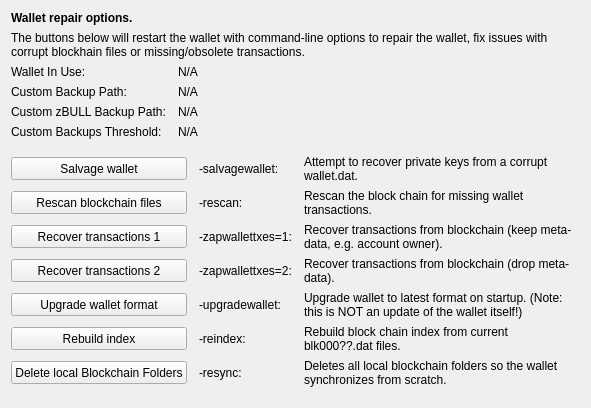
     <widget class="QWidget" name="tab_repair">
      <attribute name="title">
       <string>&amp;Wallet Repair</string>
      </attribute>
      <layout class="QGridLayout" name="gridLayout_4" columnstretch="0,0,0,0">
       <property name="horizontalSpacing">
        <number>12</number>
       </property>
       <item row="0" column="0" colspan="4">
        <widget class="QLabel" name="label_repair_header">
         <property name="font">
          <font>
           <weight>75</weight>
           <bold>true</bold>
          </font>
         </property>
         <property name="text">
          <string>Wallet repair options.</string>
         </property>
        </widget>
       </item>
       <item row="1" column="0" colspan="4">
        <widget class="QLabel" name="label_repair_helptext">
         <property name="font">
          <font>
           <weight>50</weight>
           <bold>false</bold>
          </font>
         </property>
         <property name="text">
          <string>The buttons below will restart the wallet with command-line options to repair the wallet, fix issues with corrupt blockhain files or missing/obsolete transactions.</string>
         </property>
         <property name="wordWrap">
          <bool>true</bool>
         </property>
        </widget>
       </item>
       <item row="2" column="0">
        <widget class="QLabel" name="wallet_path_label">
         <property name="text">
          <string>Wallet In Use:</string>
         </property>
        </widget>
       </item>
       <item row="2" column="1" colspan="3">
        <widget class="QLabel" name="wallet_path">
         <property name="cursor">
          <cursorShape>IBeamCursor</cursorShape>
         </property>
         <property name="text">
          <string>N/A</string>
         </property>
         <property name="textFormat">
          <enum>Qt::PlainText</enum>
         </property>
         <property name="textInteractionFlags">
          <set>Qt::LinksAccessibleByMouse|Qt::TextSelectableByKeyboard|Qt::TextSelectableByMouse</set>
         </property>
        </widget>
       </item>
       <item row="3" column="0">
        <widget class="QLabel" name="wallet_custombackuppath_label">
         <property name="visible">
          <bool>false</bool>
         </property>
         <property name="text">
          <string>Custom Backup Path:</string>
         </property>
        </widget>
       </item>
       <item row="3" column="1" colspan="3">
        <widget class="QLabel" name="wallet_custombackuppath">
         <property name="cursor">
          <cursorShape>IBeamCursor</cursorShape>
         </property>
         <property name="visible">
          <bool>false</bool>
         </property>
         <property name="text">
          <string>N/A</string>
         </property>
         <property name="textFormat">
          <enum>Qt::PlainText</enum>
         </property>
         <property name="textInteractionFlags">
          <set>Qt::LinksAccessibleByMouse|Qt::TextSelectableByKeyboard|Qt::TextSelectableByMouse</set>
         </property>
        </widget>
       </item>
       <item row="4" column="0">
        <widget class="QLabel" name="wallet_customzbullbackuppath_label">
         <property name="visible">
          <bool>false</bool>
         </property>
         <property name="text">
          <string>Custom zBULL Backup Path:</string>
         </property>
        </widget>
       </item>
       <item row="4" column="1" colspan="3">
        <widget class="QLabel" name="wallet_customzbullbackuppath">
         <property name="cursor">
          <cursorShape>IBeamCursor</cursorShape>
         </property>
         <property name="visible">
          <bool>false</bool>
         </property>
         <property name="text">
          <string>N/A</string>
         </property>
         <property name="textFormat">
          <enum>Qt::PlainText</enum>
         </property>
         <property name="textInteractionFlags">
          <set>Qt::LinksAccessibleByMouse|Qt::TextSelectableByKeyboard|Qt::TextSelectableByMouse</set>
         </property>
        </widget>
       </item>
       <item row="5" column="0">
        <widget class="QLabel" name="wallet_custombackupthreshold_label">
         <property name="visible">
          <bool>false</bool>
         </property>
         <property name="text">
          <string>Custom Backups Threshold:</string>
         </property>
        </widget>
       </item>
       <item row="5" column="1" colspan="3">
        <widget class="QLabel" name="wallet_custombackupthreshold">
         <property name="cursor">
          <cursorShape>IBeamCursor</cursorShape>
         </property>
         <property name="visible">
          <bool>false</bool>
         </property>
         <property name="text">
          <string>N/A</string>
         </property>
         <property name="textFormat">
          <enum>Qt::PlainText</enum>
         </property>
         <property name="textInteractionFlags">
          <set>Qt::LinksAccessibleByMouse|Qt::TextSelectableByKeyboard|Qt::TextSelectableByMouse</set>
         </property>
        </widget>
       </item>
       <item row="6" column="0">
        <spacer name="verticalSpacer_repair1">
         <property name="orientation">
          <enum>Qt::Vertical</enum>
         </property>
         <property name="sizeHint" stdset="0">
          <size>
           <width>10</width>
           <height>10</height>
          </size>
         </property>
        </spacer>
       </item>
       <item row="7" column="0" colspan="2">
        <widget class="QPushButton" name="btn_salvagewallet">
         <property name="minimumSize">
          <size>
           <width>100</width>
           <height>23</height>
          </size>
         </property>
         <property name="text">
          <string>Salvage wallet</string>
         </property>
        </widget>
       </item>
       <item row="7" column="2">
        <widget class="QLabel" name="label_repair_salvage_command">
         <property name="text">
          <string notr="true">-salvagewallet:</string>
         </property>
        </widget>
       </item>
       <item row="7" column="3">
        <widget class="QLabel" name="label_repair_salvage">
         <property name="text">
          <string>Attempt to recover private keys from a corrupt wallet.dat.</string>
         </property>
         <property name="wordWrap">
          <bool>true</bool>
         </property>
        </widget>
       </item>
       <item row="8" column="0" colspan="2">
        <widget class="QPushButton" name="btn_rescan">
         <property name="minimumSize">
          <size>
           <width>100</width>
           <height>23</height>
          </size>
         </property>
         <property name="text">
          <string>Rescan blockchain files</string>
         </property>
        </widget>
       </item>
       <item row="8" column="2">
        <widget class="QLabel" name="label_repair_rescan_command">
         <property name="text">
          <string notr="true">-rescan:</string>
         </property>
        </widget>
       </item>
       <item row="8" column="3">
        <widget class="QLabel" name="label_repair_rescan">
         <property name="text">
          <string>Rescan the block chain for missing wallet transactions.</string>
         </property>
         <property name="wordWrap">
          <bool>true</bool>
         </property>
        </widget>
       </item>
       <item row="9" column="0" colspan="2">
        <widget class="QPushButton" name="btn_zapwallettxes1">
         <property name="minimumSize">
          <size>
           <width>100</width>
           <height>23</height>
          </size>
         </property>
         <property name="text">
          <string>Recover transactions 1</string>
         </property>
        </widget>
       </item>
       <item row="9" column="2">
        <widget class="QLabel" name="label_repair_zap1_command">
         <property name="text">
          <string notr="true">-zapwallettxes=1:</string>
         </property>
        </widget>
       </item>
       <item row="9" column="3">
        <widget class="QLabel" name="label_repair_zap1">
         <property name="text">
          <string>Recover transactions from blockchain (keep meta-data, e.g. account owner).</string>
         </property>
         <property name="wordWrap">
          <bool>true</bool>
         </property>
        </widget>
       </item>
       <item row="10" column="0" colspan="2">
        <widget class="QPushButton" name="btn_zapwallettxes2">
         <property name="minimumSize">
          <size>
           <width>100</width>
           <height>23</height>
          </size>
         </property>
         <property name="text">
          <string>Recover transactions 2</string>
         </property>
        </widget>
       </item>
       <item row="10" column="2">
        <widget class="QLabel" name="label_repair_zap2_command">
         <property name="text">
          <string notr="true">-zapwallettxes=2:</string>
         </property>
        </widget>
       </item>
       <item row="10" column="3">
        <widget class="QLabel" name="label_repair_zap2">
         <property name="text">
          <string>Recover transactions from blockchain (drop meta-data).</string>
         </property>
         <property name="wordWrap">
          <bool>true</bool>
         </property>
        </widget>
       </item>
       <item row="11" column="0" colspan="2">
        <widget class="QPushButton" name="btn_upgradewallet">
         <property name="minimumSize">
          <size>
           <width>100</width>
           <height>23</height>
          </size>
         </property>
         <property name="text">
          <string>Upgrade wallet format</string>
         </property>
        </widget>
       </item>
       <item row="11" column="2">
        <widget class="QLabel" name="label_repair_upgrade_command">
         <property name="text">
          <string notr="true">-upgradewallet:</string>
         </property>
        </widget>
       </item>
       <item row="11" column="3">
        <widget class="QLabel" name="label_repair_upgrade">
         <property name="text">
          <string>Upgrade wallet to latest format on startup. (Note: this is NOT an update of the wallet itself!)</string>
         </property>
         <property name="wordWrap">
          <bool>true</bool>
         </property>
        </widget>
       </item>
       <item row="12" column="0" colspan="2">
        <widget class="QPushButton" name="btn_reindex">
         <property name="minimumSize">
          <size>
           <width>100</width>
           <height>23</height>
          </size>
         </property>
         <property name="text">
          <string>Rebuild index</string>
         </property>
        </widget>
       </item>
       <item row="12" column="2">
        <widget class="QLabel" name="label_repair_reindex_command">
         <property name="text">
          <string notr="true">-reindex:</string>
         </property>
        </widget>
       </item>
       <item row="12" column="3">
        <widget class="QLabel" name="label_repair_reindex">
         <property name="text">
          <string>Rebuild block chain index from current blk000??.dat files.</string>
         </property>
         <property name="wordWrap">
          <bool>true</bool>
         </property>
        </widget>
       </item>
       <item row="13" column="0" colspan="2">
        <widget class="QPushButton" name="btn_resync">
         <property name="minimumSize">
          <size>
           <width>100</width>
           <height>23</height>
          </size>
         </property>
         <property name="text">
          <string>Delete local Blockchain Folders</string>
         </property>
        </widget>
       </item>
       <item row="13" column="2">
        <widget class="QLabel" name="label_repair_resync_command">
         <property name="text">
          <string>-resync:</string>
         </property>
        </widget>
       </item>
       <item row="13" column="3">
        <widget class="QLabel" name="label_repair_resync">
         <property name="text">
          <string>Deletes all local blockchain folders so the wallet synchronizes from scratch.</string>
         </property>
         <property name="wordWrap">
          <bool>true</bool>
         </property>
        </widget>
       </item>
       <item row="14" column="0">
        <spacer name="verticalSpacer_repair2">
         <property name="orientation">
          <enum>Qt::Vertical</enum>
         </property>
         <property name="sizeHint" stdset="0">
          <size>
           <width>20</width>
           <height>10</height>
          </size>
         </property>
        </spacer>
       </item>
      </layout>
     </widget>
